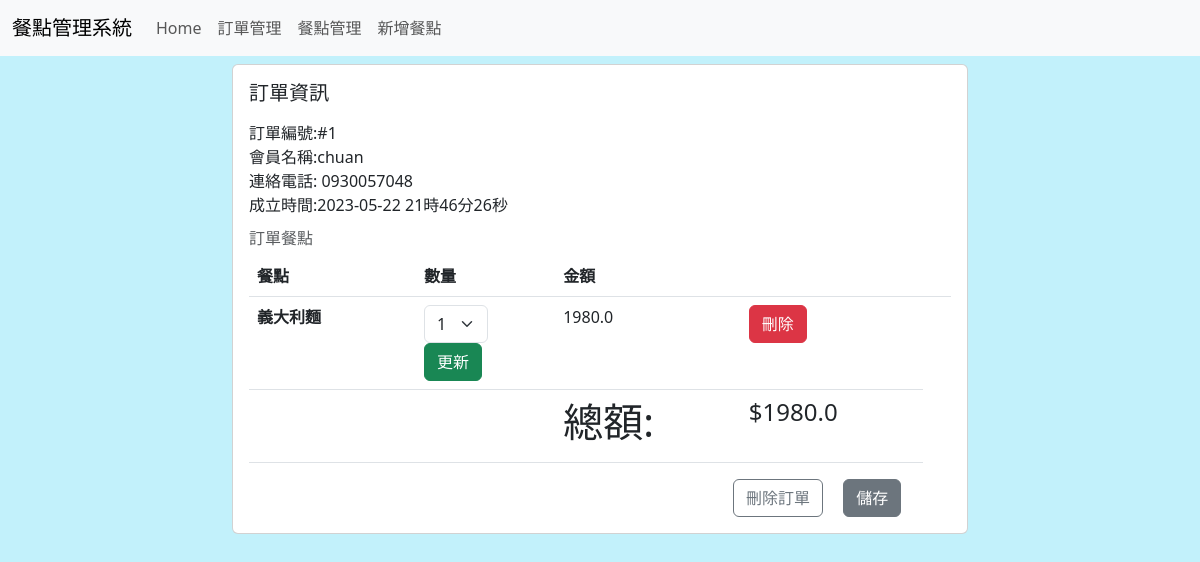
Screenshot of /edit_order/1 with the database file from the repository.
### tables this page shows
CREATE TABLE users (
                id INTEGER PRIMARY KEY,
                username TEXT,
                password TEXT,
                phone TEXT
            );

CREATE TABLE orders (
                id INTEGER PRIMARY KEY,
                user_id INTEGER,
                table_id INTEGER,
                timestamp TIMESTAMP,
                FOREIGN KEY (user_id) REFERENCES users (id),
                FOREIGN KEY (table_id) REFERENCES carts (table_id)
            );

CREATE TABLE carts (
                id INTEGER PRIMARY KEY,
                table_id INTEGER,
                item_id INTEGER,
                quantity INTEGER,
                FOREIGN KEY (item_id) REFERENCES menu_items (id),
                FOREIGN KEY (table_id) REFERENCES carts (table_id)
            );

CREATE TABLE menu_items (
                id INTEGER PRIMARY KEY,
                categories TEXT,
                name TEXT,
                image TEXT,
                price REAL,
                description TEXT,
                FOREIGN KEY (categories) REFERENCES categories (name)
            );

### app.py (the view)
@app.route('/edit_order/<order_id>', methods=['GET', 'POST'])
def edit_order(order_id):
    conn = create_connection()
    cursor = conn.cursor()
    cursor.execute('SELECT id, user_id, timestamp FROM orders WHERE id = ?', (order_id,))
    order = cursor.fetchone()
    cursor.execute('SELECT username, phone FROM users WHERE id = ?', (order[1],))
    user = cursor.fetchone()
    cursor.execute('''
        SELECT carts.id, menu_items.name, carts.quantity, menu_items.price
        FROM carts
        INNER JOIN menu_items ON carts.item_id = menu_items.id
        WHERE carts.table_id = ?
    ''', (order_id,))
    cart_items = cursor.fetchall()
    conn.close()
    total_price = 0
    for item in cart_items:
        total_price += item[3] * item[2]
    return render_template('admin/edit_orders.html', order_id=order[0], username=user[0], phone=user[1], timestamp=order[2], cart_items=cart_items,total= total_price)

### app.py (called while the page is built)
@app.template_filter('custom_datetimeformat')
def custom_datetimeformat(value):
    dt = datetime.strptime(value, '%Y-%m-%d %H:%M:%S.%f')
    formatted_datetime = dt.strftime('%Y-%m-%d %H時%M分%S秒')
    return formatted_datetime

### lib.py (called while the page is built)
def create_connection():
    conn = None
    try:
        conn = sqlite3.connect('database.db')
        print(f'Successfully connected to the database')
        return conn
    except Error as e:
        print(f'Error connecting to the database: {e}')
    return conn

### templates/admin/edit_orders.html (shortened to what this page needs)
{% extends '/sample/base.html' %} {% block content %}
<div class="row justify-content-center">
  <div class="col-2"></div>
  <div class="col-8">
    <div class="card">
      <div class="card-body text-start">
        <h5 class="card-title">訂單資訊</h5>
        <p class="card-text">
            <div class="col justify-content-start">
                <div class="col-6">
                  訂單編號:#{{ order_id }}
                </div>
                <div class="col-6">
                  會員名稱:{{ username }}
                </div>
                <div class="col-6">
                  連絡電話: {{ phone }}
                </div>
                <div class="col-6">
                  成立時間:{{ timestamp| custom_datetimeformat }}
                </div>
            </div>
        </p>
        <h6 class="card-subtitle mb-2 text-body-secondary">訂單餐點</h6>
        <div class="card-text">
            <table class="table">
                <thead>
                  <tr>
                    <th scope="col">餐點</th>
                    <th scope="col"></th>
                    <th scope="col">數量</th>
                    <th scope="col">金額</th>
                    <th scope="col"></th>
                    <th scope="col"></th>
                  </tr>
                </thead>
                <tbody>
                    {% for item in cart_items %}
                  <tr>
                    <th scope="row">{{item.1}}</th>
                    <td></td>
                    <td>
                        <form
                        action="{{ url_for('update_cart_item', cart_id=item.0 ) }}"
                        method="post"
                      >
                        <select name="quantity" class="form-select" style="width:4rem">
                          {% for num in range(1,10)%}
                          {% if num == item.2%}
                          <option value="{{item.2}}" selected>{{item.2}}</option>
                          {%else%}
                          <option value="{{num}}">{{num}}</option>
                          {%endif%}
                          {%endfor%}
                        </select>
                        <button type="submit" class="btn btn-success btn-product">
                          更新
                        </button>
                      </form>
                    </td>
                    <td>{{item.2 * item.3}}</td>
                    <td>
                        <form
                        action="{{ url_for('delete_cart_item', cart_id=item.0) }}"
                        method="POST"
                      >
                        <button
                          class="btn btn-danger"
                          type="submit"
                          name="page" value="{{ order_id }}" />
                          刪除
                      </form>
                    </td>
                  </tr>
                  {% endfor %}
                  <tr>
                    <td>
                    </td>
                    <td>
                    </td>
                    <td>
                    </td>
                    <td>
                        <h1>總額:</h1>
                    </td>
                    <td>
                        <h4>${{total}}</h4>
                    </td>
                  </tr>
                </tbody>
              </table>
            </div>
        <div class="row justify-content-end">
            <div class="col-3">
            </div>
            <div class="col-4">
                <a href="{{url_for('delete_order',order_id=order_id)}}" class="btn btn-outline-secondary card-link">刪除訂單</a>
                <a href="{{url_for('manage_orders')}}" class="btn btn-secondary card-link">儲存</a>
            </div>
        </div>
      </div>
    </div>
  </div>
  <div class="col-2"></div>
</div>
{% endblock content%}

### rows the page displays
users: username "chuan", phone "0930057048"
orders: timestamp "2023-05-22 21時46分26秒"
carts: name "義大利麵", quantity "1", item.2*item.3 "1980.0"

### other values shown
{{ order_id }} "1"
{{ total }} "1980.0"
